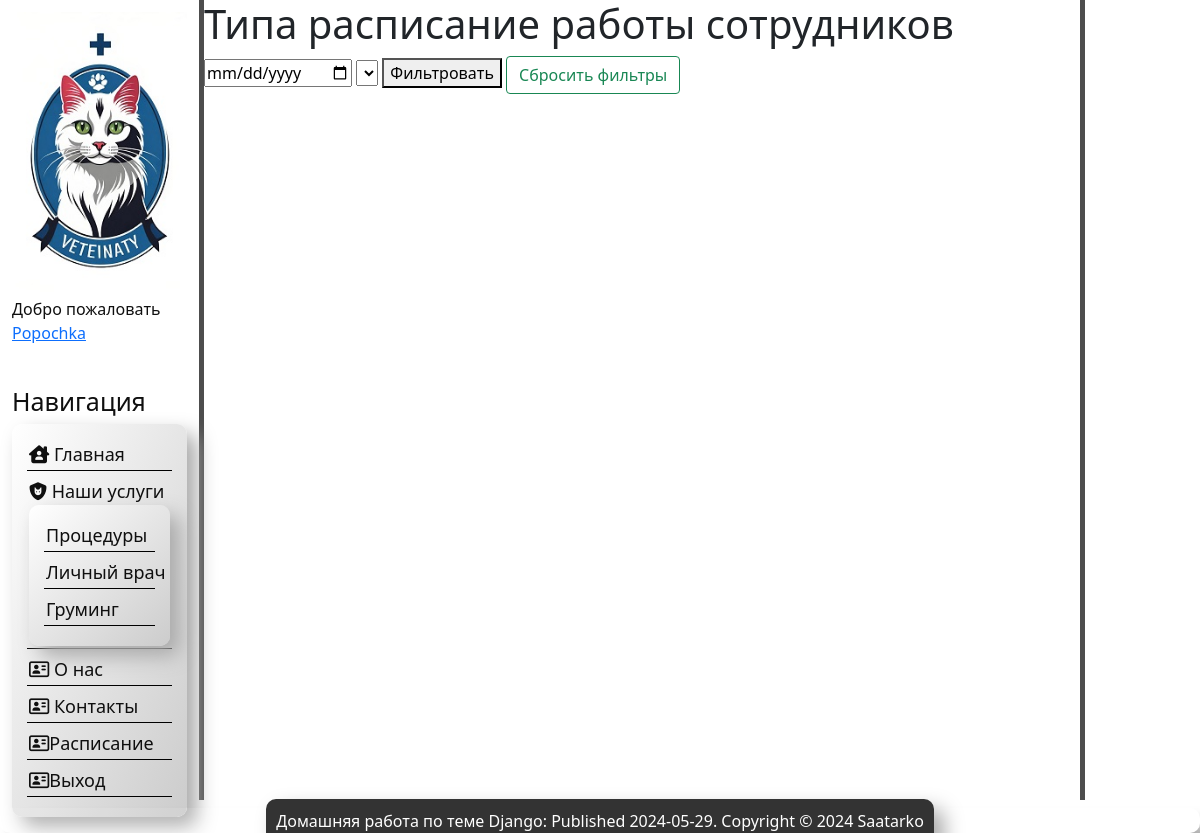
Page /service/schedule (signed in) on the earlier database version.
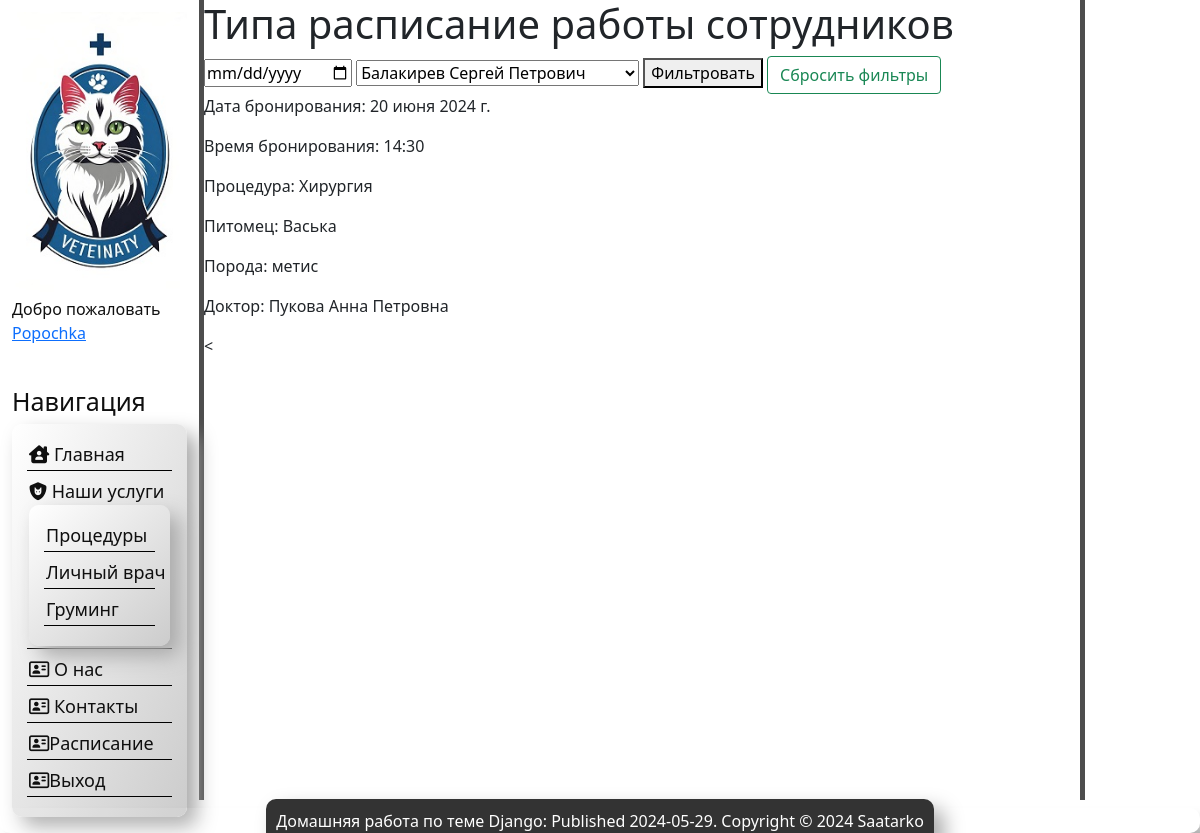
Same page on the later database version.
### users/models.py (models this page shows)
class User(AbstractUser):
    phone = models.CharField(max_length=20, blank=True, null=True, verbose_name='Телефон')

### service/models.py (models this page shows, shortened)
class Order(models.Model):
    date_order = models.DateField('Дата бронирования')
    time_order = models.TimeField('Время бронирования')
    procedure = models.ForeignKey(Procedure, on_delete=models.CASCADE)
    clients = models.ForeignKey(Pets, on_delete=models.CASCADE)
    doctor = models.OneToOneField(Doctor, on_delete=models.CASCADE)
    class Meta:  # даем название таблицы в админке
        verbose_name = 'Заказ/Order'
        verbose_name_plural = 'Заказ/Order'

class Procedure(models.Model):
    name_procedure = models.CharField('Название процедуры', max_length=30)
    eng_name_procedure = models.CharField('Название процедуры на англ', max_length=30)
    description = models.TextField('Описание')
    price = models.IntegerField('Цена')
    class Meta:
        verbose_name = 'Процедуры/Procedure'
        verbose_name_plural = 'Процедуры/Procedure'

class Pets(models.Model):
    nickname = models.CharField('Кличка', max_length=30)
    birthdate = models.DateField('Дата рождения')
    breed = models.CharField('Порода', max_length=20)
    color = models.CharField('Окрас', max_length=20)
    clients = models.ForeignKey(Clients, on_delete=models.CASCADE)
    class Meta:
        verbose_name = 'Питомцы/Pets'
        verbose_name_plural = 'Питомцы/Pets'

class Doctor(models.Model):
    name = models.CharField('ФИО врача', max_length=30)
    profession = models.CharField('Профессия', max_length=30)
    salary = models.IntegerField('ЗП')
    class Meta:  # даем название таблицы в админке
        verbose_name = 'Врачи/Doctor'
        verbose_name_plural = 'Врачи/Doctor'

### service/views.py (the view, shortened to what this page needs)
# urls.py: path('schedule', views.schedule, name='schedule'),
@login_required  # можно в скобках указать url для перехода и он будет иметь больший приоритет
def schedule(request):
    doctor_list = Doctor.objects.all()
    appointments = Order.objects.filter(
        date_order__gt=(datetime.today() - timedelta(days=7)).strftime("%Y-%m-%d")).select_related('procedure',
                                                                                                   'clients', 'doctor')
    context = {
        'appointments': appointments,
        'doctor_list': doctor_list,
    }
    return render(request, 'service/schedule.html', context)

### service/templates/service/schedule.html (shortened to what this page needs)
{% extends 'main/layout.html' %}
{% load static %}
{% block content %}
<h1>Типа расписание работы сотрудников</h1>
<form method="post">
  <input type="date" name="date_order">
  <select name="doctor" id="doctor-select">
    {% for doctor in doctor_list %}
        <option value="{{ doctor.name }}">{{ doctor.name }}</option>
    {% endfor %}
</select>
 <button type="submit" name="submit_button"> {{el.nickname}} Фильтровать</button>
  <a href="{% url 'schedule' %}">
    <button type="button" class="btn btn-outline-success">Сбросить фильтры</button>
</a>
</form>
{% for appointment in appointments %}
  <p>Дата бронирования: {{ appointment.date_order }}</p>
  <p>Время бронирования: {{ appointment.time_order }}</p>
  <p>Процедура: {{appointment.procedure.name_procedure}}</p>
  <p>Питомец: {{appointment.clients.nickname }}</p>
  <p>Порода: {{appointment.clients.breed }}</p>
  <p>Доктор: {{appointment.doctor.name }}</p> <
{% endfor %}
{% endblock %}

### main/templates/main/layout.html (shortened to what this page needs)
{% load static %}
<!DOCTYPE html>
<html lang="en">
<head>
  <link rel="stylesheet" href="https://cdn.jsdelivr.net/npm/bootstrap@5.0.2/dist/css/bootstrap.min.css" rel="stylesheet">
    <link rel="stylesheet" href="{% static 'main/css/main.css' %}">
    <link rel="stylesheet" href="https://use.fontawesome.com/releases/v5.8.2/css/all.css">
</head>
<body>
    <aside id="navigation-panel">
    <div class="nav_panel">
        <img src="{% static 'main/img/logo.jpg' %}" alt="Логотип">
                 {% if user.is_authenticated %}
                <p>Добро пожаловать <a href="{% url 'users:profile' %}">{{user.username}}</a></p>
                {% endif %}
        <h3>Навигация</h3>
        <nav>
            <ul>
                <li><a href="{% url 'home' %}"><i class="fa-solid fa-house-user"></i> Главная</a></li>
                <li onclick="toggleServices(this)">
                    <i class="fa-solid fa-shield-cat"></i> Наши услуги
                    <ul>
                        <li><a href="{% url 'procedure' %}">Процедуры</a></li>
                        <li><a href="">Личный врач</a></li>
                        <li><a href="">Груминг</a></li>
                    </ul>
                </li>
                <li><a href="{% url 'about' %}"><i class="fa-regular fa-address-card"></i> О нас</a></li>
                <li><a href="{% url 'contacts' %}"><i class="fa-regular fa-address-card"></i> Контакты</a></li>
                {% if user.is_authenticated %}
                 <li><a href="{% url 'schedule' %}"><i class="fa-regular fa-address-card"></i>Расписание</a></li>
                <li><a href="{% url 'users:logout' %}"><i class="fa-regular fa-address-card"></i>Выход</a></li>
                {% else %}
                <li><a href="{% url 'users:login' %}"><i class="fa-regular fa-address-card"></i> Вход</a> |<a
                        href="{% url 'users:register' %}"><i class="fa-regular fa-address-card"></i>Регистрация</a>
                </li>
                {% endif %}
            </ul>
        </nav>
    </div>
</aside>
    <aside id="news">
        </aside>
    <main>
     {% block content %} {% endblock %}
    </main>
    <div class="flex-container_3">
            <div class="footer">
            <div  class="flex-child_3">
                <a>Домашняя работа по теме Django: Published 2024-05-29. Copyright © 2024 Saatarko</a>
            </div>
            </div>
        </div>
</body>
</html>

### main/static/main/css/main.css (style rules this page uses)
#navigation-panel { float: left; width: 17%; padding: 1.0%; height: 100vh; color: #0F0F0F; border-right: 5px solid #4d4d4d }
#news { float: right; width: 10%; padding: 1.0%; height: 100vh; color: #0F0F0F; border-left: 5px solid #4d4d4d; }
.nav_panel { display: flex; flex-direction: column; flex-wrap: wrap; }
.nav_panel img { max-width: 100%; height: auto; width: 100%; display: block; }
.nav_panel nav { width: 100%; }
.nav_panel ul { display: block; padding: 15px; list-style-type: none; width: auto; background: linear-gradient(to bottom right, #ffffff, #cccccc); box-shadow: 10px 10px 20px #aaaaaa; border-radius: 10px; font-size: 18px; }
.nav_panel ul li { transition: transform .6s ease; padding: 2px; margin-bottom: 5px; border-bottom: 1px solid #000; white-space: nowrap; }
.nav_panel ul a { text-decoration: none; color: #0F0F0F; }
.nav_panel h3 { margin-top: 25px; font-size: 25px; }
.flex-container_3 { z-index: 5; display: flex; background-color: rgba(255, 255, 255, 0.1); height: 3%; justify-content: center; box-shadow: 15px 15px 15px #aaaaaa; flex-direction: column; border-radius: 10px; position: fixed; bottom: 0; width: 100%; }
.flex-child_3 { align-items: flex-end; display: flex; align-items: center; justify-content: center; color: white; }
.flex-child_3 a { padding: 10px; text-decoration: none; color: white; background: #333; margin: 5px; box-shadow: 10px 10px 20px #aaaaaa; border-radius: 10px; }
.footer { flex-shrink: 0; }

Differences in the rows shown:
added Order: date_order "20 июня 2024 г.", time_order "14:30", procedure.name_procedure "Хирургия", clients.nickname "Васька", clients.breed "метис", doctor.name "Пукова Анна Петровна"
Other differences:
form field doctor: (not shown) → "Балакирев Сергей Петрович"
